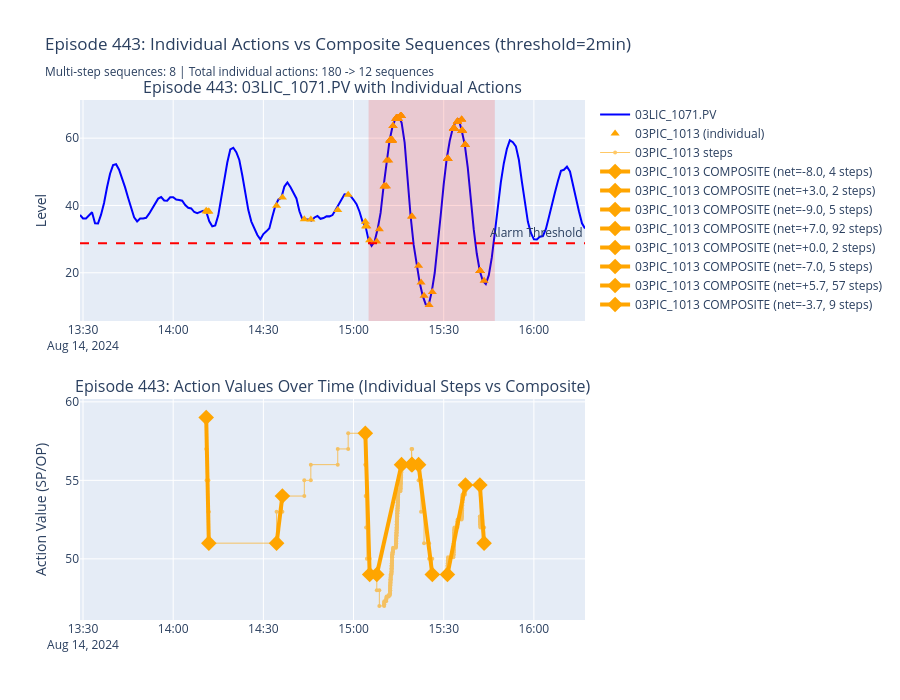
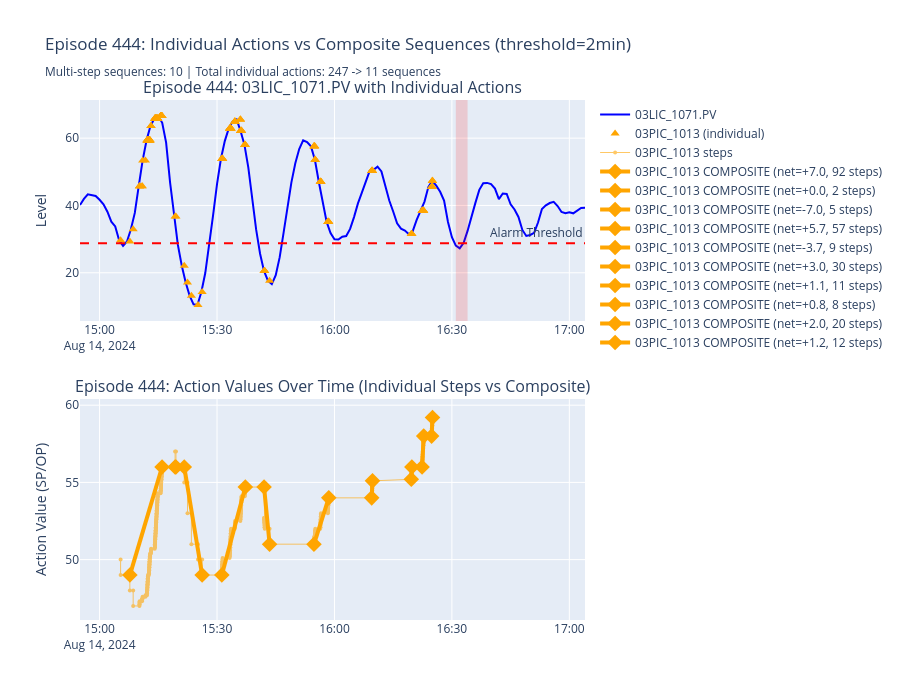
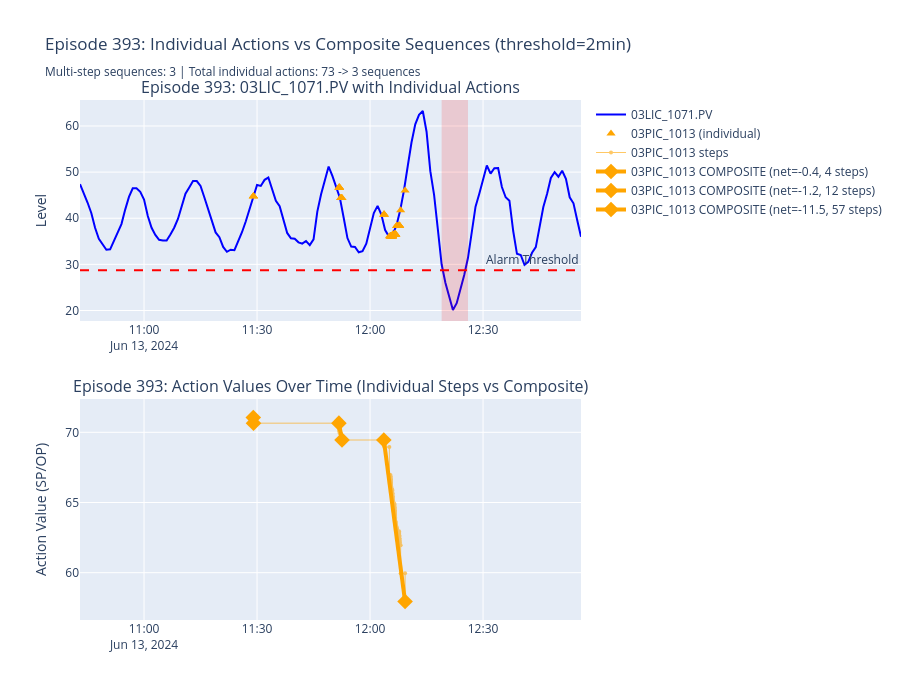
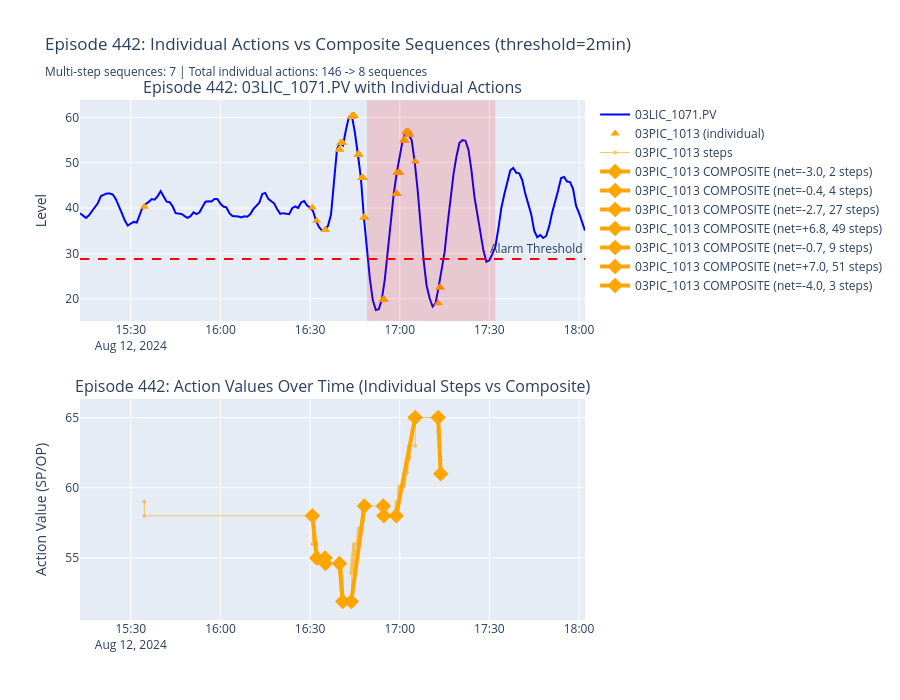

The notebook cell saved with these charts, in order:
### Code cell
# Visualize a few example episodes: Individual actions vs merged composite actions
# Pick up to 5 episodes with multi-step sequences from different tags

# Select episodes with diverse multi-step sequences
example_episodes = (
    multi_step_seqs_sorted
    .drop_duplicates(subset=['episode_id'])
    .head(5)['episode_id']
    .tolist()
)

for ep_id in example_episodes:
    ep_data = episodes_operated_tags_df[episodes_operated_tags_df['EpisodeID'] == ep_id].iloc[0]
    alarm_start = ep_data['AlarmStart']
    alarm_end = ep_data['AlarmEnd']
    deviation_start = get_deviation_start_for_episode(ep_id, alarm_start, alarm_end)
    
    # Get individual actions for this episode
    ep_individual = all_actions_df[all_actions_df['episode_id'] == ep_id].sort_values('timestamp')
    ep_sequences = sequences_df[sequences_df['episode_id'] == ep_id]
    ep_multi = ep_sequences[ep_sequences['num_steps'] > 1]
    
    # PV window
    pv_start = deviation_start - pd.Timedelta(minutes=10)
    pv_end = alarm_end + pd.Timedelta(minutes=30)
    pv_window = pv_op_data_df.loc[pv_start:pv_end, '03LIC_1071.PV']
    
    fig = make_subplots(
        rows=2, cols=1,
        subplot_titles=[
            f'Episode {ep_id}: 03LIC_1071.PV with Individual Actions',
            f'Episode {ep_id}: Action Values Over Time (Individual Steps vs Composite)'
        ],
        vertical_spacing=0.15,
        row_heights=[0.5, 0.5]
    )
    
    # Row 1: PV trend with individual action markers
    fig.add_trace(
        go.Scatter(x=pv_window.index, y=pv_window.values, mode='lines', name='03LIC_1071.PV', 
                   line=dict(color='blue')),
        row=1, col=1
    )
    fig.add_hline(y=28.75, line_dash="dash", line_color="red", annotation_text="Alarm Threshold", row=1, col=1)
    fig.add_vrect(x0=alarm_start, x1=alarm_end, fillcolor="red", opacity=0.15, line_width=0, row=1, col=1)
    
    # Mark individual actions on PV
    for source, color in colors.items():
        source_acts = ep_individual[ep_individual['source'] == source]
        if len(source_acts) == 0:
            continue
        act_pv_vals = [get_pv_at_timestamp(t, '03LIC_1071.PV') for t in source_acts['timestamp']]
        fig.add_trace(
            go.Scatter(x=source_acts['timestamp'], y=act_pv_vals, mode='markers',
                       name=f'{source} (individual)', marker=dict(symbol='triangle-up', size=8, color=color),
                       text=[f"Mag: {m:+.2f}" for m in source_acts['magnitude']],
                       hovertemplate='%{text}<br>Time: %{x}'),
            row=1, col=1
        )
    
    # Row 2: Show action values as step chart for each tag
    for source, color in colors.items():
        source_acts = ep_individual[ep_individual['source'] == source].sort_values('timestamp')
        if len(source_acts) == 0:
            continue
        
        # Plot individual steps (prev_value -> value at each timestamp)
        times = []
        values = []
        for _, act in source_acts.iterrows():
            times.extend([act['timestamp'], act['timestamp']])
            values.extend([act['prev_value'], act['value']])
        
        fig.add_trace(
            go.Scatter(x=times, y=values, mode='lines+markers', name=f'{source} steps',
                       line=dict(color=color, width=1), marker=dict(size=4, color=color),
                       opacity=0.6),
            row=2, col=1
        )
        
        # Overlay composite sequence as thick horizontal bars
        source_seqs = ep_sequences[ep_sequences['source'] == source]
        for _, seq in source_seqs.iterrows():
            if seq['num_steps'] > 1:
                # Draw the composite action as a thick arrow/bar
                fig.add_trace(
                    go.Scatter(
                        x=[seq['sequence_start'], seq['sequence_end']],
                        y=[seq['initial_value'], seq['final_value']],
                        mode='lines+markers',
                        line=dict(color=color, width=4, dash='solid'),
                        marker=dict(size=12, symbol='diamond', color=color),
                        name=f'{source} COMPOSITE (net={seq["net_magnitude"]:+.1f}, {seq["num_steps"]} steps)',
                        hovertemplate=f'Net: {seq["net_magnitude"]:+.1f}<br>'
                                      f'Steps: {seq["num_steps"]}<br>'
                                      f'Duration: {seq["duration_seconds"]:.0f}s'
                    ),
                    row=2, col=1
                )
    
    fig.update_xaxes(range=[pv_start, pv_end], row=1, col=1)
    fig.update_xaxes(range=[pv_start, pv_end], row=2, col=1)
    fig.update_yaxes(title_text="Level", row=1, col=1)
    fig.update_yaxes(title_text="Action Value (SP/OP)", row=2, col=1)
    
    fig.update_layout(
        height=700,
        title_text=f'Episode {ep_id}: Individual Actions vs Composite Sequences '
                   f'(threshold={working_threshold}min)<br>'
                   f'<sub>Multi-step sequences: {len(ep_multi)} | '
                   f'Total individual actions: {len(ep_individual)} -> '
                   f'{len(ep_sequences)} sequences</sub>'
    )
    fig.show()

### Figure 1 — Plotly figure (JSON) as saved in the notebook; plotly's stock layout.template omitted (floating-point values rounded to 4 significant figures; data arrays with more than 128 entries replaced by an {"elided": "..."} marker saying what was removed)
{"data": [{"line": {"color": "blue"}, "mode": "lines", "name": "03LIC_1071.PV", "type": "scatter", "x": {"elided": "169 str values"}, "xaxis": "x", "y": {"elided": "169 float values"}, "yaxis": "y"}, {"hovertemplate": "%{text}<br>Time: %{x}", "marker": {"color": "orange", "size": 8, "symbol": "triangle-up"}, "mode": "markers", "name": "03PIC_1013 (individual)", "text": {"elided": "180 str values"}, "type": "scatter", "x": {"elided": "180 str values"}, "xaxis": "x", "y": {"elided": "180 float values"}, "yaxis": "y"}, {"line": {"color": "orange", "width": 1}, "marker": {"color": "orange", "size": 4}, "mode": "lines+markers", "name": "03PIC_1013 steps", "opacity": 0.6, "type": "scatter", "x": {"elided": "360 str values"}, "xaxis": "x2", "y": {"elided": "360 float values"}, "yaxis": "y2"}, {"hovertemplate": "Net: -8.0<br>Steps: 4<br>Duration: 53s", "line": {"color": "orange", "dash": "solid", "width": 4}, "marker": {"color": "orange", "size": 12, "symbol": "diamond"}, "mode": "lines+markers", "name": "03PIC_1013 COMPOSITE (net=-8.0, 4 steps)", "type": "scatter", "x": ["2024-08-14T14:10:59.078700", "2024-08-14T14:11:51.648300"], "xaxis": "x2", "y": [59, 51], "yaxis": "y2"}, {"hovertemplate": "Net: +3.0<br>Steps: 2<br>Duration: 116s", "line": {"color": "orange", "dash": "solid", "width": 4}, "marker": {"color": "orange", "size": 12, "symbol": "diamond"}, "mode": "lines+markers", "name": "03PIC_1013 COMPOSITE (net=+3.0, 2 steps)", "type": "scatter", "x": ["2024-08-14T14:34:23.855500", "2024-08-14T14:36:19.854600"], "xaxis": "x2", "y": [51, 54], "yaxis": "y2"}, {"hovertemplate": "Net: -9.0<br>Steps: 5<br>Duration: 87s", "line": {"color": "orange", "dash": "solid", "width": 4}, "marker": {"color": "orange", "size": 12, "symbol": "diamond"}, "mode": "lines+markers", "name": "03PIC_1013 COMPOSITE (net=-9.0, 5 steps)", "type": "scatter", "x": ["2024-08-14T15:03:55.255800", "2024-08-14T15:05:22.253400"], "xaxis": "x2", "y": [58, 49], "yaxis": "y2"}, {"hovertemplate": "Net: +7.0<br>Steps: 92<br>Duration: 494s", "line": {"color": "orange", "dash": "solid", "width": 4}, "marker": {"color": "orange", "size": 12, "symbol": "diamond"}, "mode": "lines+markers", "name": "03PIC_1013 COMPOSITE (net=+7.0, 92 steps)", "type": "scatter", "x": ["2024-08-14T15:07:44.153000", "2024-08-14T15:15:57.686900"], "xaxis": "x2", "y": [49, 56.0], "yaxis": "y2"}, {"hovertemplate": "Net: +0.0<br>Steps: 2<br>Duration: 13s", "line": {"color": "orange", "dash": "solid", "width": 4}, "marker": {"color": "orange", "size": 12, "symbol": "diamond"}, "mode": "lines+markers", "name": "03PIC_1013 COMPOSITE (net=+0.0, 2 steps)", "type": "scatter", "x": ["2024-08-14T15:19:17.253300", "2024-08-14T15:19:30.725200"], "xaxis": "x2", "y": [56.0, 56], "yaxis": "y2"}, {"hovertemplate": "Net: -7.0<br>Steps: 5<br>Duration: 274s", "line": {"color": "orange", "dash": "solid", "width": 4}, "marker": {"color": "orange", "size": 12, "symbol": "diamond"}, "mode": "lines+markers", "name": "03PIC_1013 COMPOSITE (net=-7.0, 5 steps)", "type": "scatter", "x": ["2024-08-14T15:21:38.005200", "2024-08-14T15:26:12.155100"], "xaxis": "x2", "y": [56, 49], "yaxis": "y2"}, {"hovertemplate": "Net: +5.7<br>Steps: 57<br>Duration: 360s", "line": {"color": "orange", "dash": "solid", "width": 4}, "marker": {"color": "orange", "size": 12, "symbol": "diamond"}, "mode": "lines+markers", "name": "03PIC_1013 COMPOSITE (net=+5.7, 57 steps)", "type": "scatter", "x": ["2024-08-14T15:31:13.835000", "2024-08-14T15:37:13.935100"], "xaxis": "x2", "y": [49, 54.7], "yaxis": "y2"}, {"hovertemplate": "Net: -3.7<br>Steps: 9<br>Duration: 85s", "line": {"color": "orange", "dash": "solid", "width": 4}, "marker": {"color": "orange", "size": 12, "symbol": "diamond"}, "mode": "lines+markers", "name": "03PIC_1013 COMPOSITE (net=-3.7, 9 steps)", "type": "scatter", "x": ["2024-08-14T15:42:01.355700", "2024-08-14T15:43:26.003100"], "xaxis": "x2", "y": [54.7, 51], "yaxis": "y2"}], "layout": {"annotations": [{"font": {"size": 16}, "showarrow": false, "text": "Episode 443: 03LIC_1071.PV with Individual Actions", "x": 0.5, "xanchor": "center", "xref": "paper", "y": 1, "yanchor": "bottom", "yref": "paper"}, {"font": {"size": 16}, "showarrow": false, "text": "Episode 443: Action Values Over Time (Individual Steps vs Composite)", "x": 0.5, "xanchor": "center", "xref": "paper", "y": 0.425, "yanchor": "bottom", "yref": "paper"}, {"showarrow": false, "text": "Alarm Threshold", "x": 1, "xanchor": "right", "xref": "x domain", "y": 28.75, "yanchor": "bottom", "yref": "y"}], "height": 700, "shapes": [{"line": {"color": "red", "dash": "dash"}, "type": "line", "x0": 0, "x1": 1, "xref": "x domain", "y0": 28.75, "y1": 28.75, "yref": "y"}, {"fillcolor": "red", "line": {"width": 0}, "opacity": 0.15, "type": "rect", "x0": "2024-08-14T15:05:00", "x1": "2024-08-14T15:47:00", "xref": "x", "y0": 0, "y1": 1, "yref": "y domain"}], "title": {"text": "Episode 443: Individual Actions vs Composite Sequences (threshold=2min)<br><sub>Multi-step sequences: 8 | Total individual actions: 180 -> 12 sequences</sub>"}, "xaxis": {"anchor": "y", "domain": [0, 1], "range": ["2024-08-14T13:29:00", "2024-08-14T16:17:00"]}, "xaxis2": {"anchor": "y2", "domain": [0, 1], "range": ["2024-08-14T13:29:00", "2024-08-14T16:17:00"]}, "yaxis": {"anchor": "x", "domain": [0.575, 1], "title": {"text": "Level"}}, "yaxis2": {"anchor": "x2", "domain": [0, 0.425], "title": {"text": "Action Value (SP/OP)"}}}}

### Figure 2 — Plotly figure (JSON) as saved in the notebook; plotly's stock layout.template omitted (floating-point values rounded to 4 significant figures; data arrays with more than 128 entries replaced by an {"elided": "..."} marker saying what was removed)
{"data": [{"line": {"color": "blue"}, "mode": "lines", "name": "03LIC_1071.PV", "type": "scatter", "x": {"elided": "130 str values"}, "xaxis": "x", "y": {"elided": "130 float values"}, "yaxis": "y"}, {"hovertemplate": "%{text}<br>Time: %{x}", "marker": {"color": "orange", "size": 8, "symbol": "triangle-up"}, "mode": "markers", "name": "03PIC_1013 (individual)", "text": {"elided": "247 str values"}, "type": "scatter", "x": {"elided": "247 str values"}, "xaxis": "x", "y": {"elided": "247 float values"}, "yaxis": "y"}, {"line": {"color": "orange", "width": 1}, "marker": {"color": "orange", "size": 4}, "mode": "lines+markers", "name": "03PIC_1013 steps", "opacity": 0.6, "type": "scatter", "x": {"elided": "494 str values"}, "xaxis": "x2", "y": {"elided": "494 float values"}, "yaxis": "y2"}, {"hovertemplate": "Net: +7.0<br>Steps: 92<br>Duration: 494s", "line": {"color": "orange", "dash": "solid", "width": 4}, "marker": {"color": "orange", "size": 12, "symbol": "diamond"}, "mode": "lines+markers", "name": "03PIC_1013 COMPOSITE (net=+7.0, 92 steps)", "type": "scatter", "x": ["2024-08-14T15:07:44.153000", "2024-08-14T15:15:57.686900"], "xaxis": "x2", "y": [49, 56.0], "yaxis": "y2"}, {"hovertemplate": "Net: +0.0<br>Steps: 2<br>Duration: 13s", "line": {"color": "orange", "dash": "solid", "width": 4}, "marker": {"color": "orange", "size": 12, "symbol": "diamond"}, "mode": "lines+markers", "name": "03PIC_1013 COMPOSITE (net=+0.0, 2 steps)", "type": "scatter", "x": ["2024-08-14T15:19:17.253300", "2024-08-14T15:19:30.725200"], "xaxis": "x2", "y": [56.0, 56], "yaxis": "y2"}, {"hovertemplate": "Net: -7.0<br>Steps: 5<br>Duration: 274s", "line": {"color": "orange", "dash": "solid", "width": 4}, "marker": {"color": "orange", "size": 12, "symbol": "diamond"}, "mode": "lines+markers", "name": "03PIC_1013 COMPOSITE (net=-7.0, 5 steps)", "type": "scatter", "x": ["2024-08-14T15:21:38.005200", "2024-08-14T15:26:12.155100"], "xaxis": "x2", "y": [56, 49], "yaxis": "y2"}, {"hovertemplate": "Net: +5.7<br>Steps: 57<br>Duration: 360s", "line": {"color": "orange", "dash": "solid", "width": 4}, "marker": {"color": "orange", "size": 12, "symbol": "diamond"}, "mode": "lines+markers", "name": "03PIC_1013 COMPOSITE (net=+5.7, 57 steps)", "type": "scatter", "x": ["2024-08-14T15:31:13.835000", "2024-08-14T15:37:13.935100"], "xaxis": "x2", "y": [49, 54.7], "yaxis": "y2"}, {"hovertemplate": "Net: -3.7<br>Steps: 9<br>Duration: 85s", "line": {"color": "orange", "dash": "solid", "width": 4}, "marker": {"color": "orange", "size": 12, "symbol": "diamond"}, "mode": "lines+markers", "name": "03PIC_1013 COMPOSITE (net=-3.7, 9 steps)", "type": "scatter", "x": ["2024-08-14T15:42:01.355700", "2024-08-14T15:43:26.003100"], "xaxis": "x2", "y": [54.7, 51], "yaxis": "y2"}, {"hovertemplate": "Net: +3.0<br>Steps: 30<br>Duration: 227s", "line": {"color": "orange", "dash": "solid", "width": 4}, "marker": {"color": "orange", "size": 12, "symbol": "diamond"}, "mode": "lines+markers", "name": "03PIC_1013 COMPOSITE (net=+3.0, 30 steps)", "type": "scatter", "x": ["2024-08-14T15:54:46.005600", "2024-08-14T15:58:32.957400"], "xaxis": "x2", "y": [51, 54], "yaxis": "y2"}, {"hovertemplate": "Net: +1.1<br>Steps: 11<br>Duration: 12s", "line": {"color": "orange", "dash": "solid", "width": 4}, "marker": {"color": "orange", "size": 12, "symbol": "diamond"}, "mode": "lines+markers", "name": "03PIC_1013 COMPOSITE (net=+1.1, 11 steps)", "type": "scatter", "x": ["2024-08-14T16:09:30.613300", "2024-08-14T16:09:42.932700"], "xaxis": "x2", "y": [54, 55.1], "yaxis": "y2"}, {"hovertemplate": "Net: +0.8<br>Steps: 8<br>Duration: 9s", "line": {"color": "orange", "dash": "solid", "width": 4}, "marker": {"color": "orange", "size": 12, "symbol": "diamond"}, "mode": "lines+markers", "name": "03PIC_1013 COMPOSITE (net=+0.8, 8 steps)", "type": "scatter", "x": ["2024-08-14T16:19:37.594500", "2024-08-14T16:19:46.190700"], "xaxis": "x2", "y": [55.2, 56.0], "yaxis": "y2"}, {"hovertemplate": "Net: +2.0<br>Steps: 20<br>Duration: 25s", "line": {"color": "orange", "dash": "solid", "width": 4}, "marker": {"color": "orange", "size": 12, "symbol": "diamond"}, "mode": "lines+markers", "name": "03PIC_1013 COMPOSITE (net=+2.0, 20 steps)", "type": "scatter", "x": ["2024-08-14T16:22:22.855500", "2024-08-14T16:22:48.090000"], "xaxis": "x2", "y": [56.0, 58.0], "yaxis": "y2"}, {"hovertemplate": "Net: +1.2<br>Steps: 12<br>Duration: 14s", "line": {"color": "orange", "dash": "solid", "width": 4}, "marker": {"color": "orange", "size": 12, "symbol": "diamond"}, "mode": "lines+markers", "name": "03PIC_1013 COMPOSITE (net=+1.2, 12 steps)", "type": "scatter", "x": ["2024-08-14T16:24:49.064800", "2024-08-14T16:25:02.627100"], "xaxis": "x2", "y": [58.0, 59.2], "yaxis": "y2"}], "layout": {"annotations": [{"font": {"size": 16}, "showarrow": false, "text": "Episode 444: 03LIC_1071.PV with Individual Actions", "x": 0.5, "xanchor": "center", "xref": "paper", "y": 1, "yanchor": "bottom", "yref": "paper"}, {"font": {"size": 16}, "showarrow": false, "text": "Episode 444: Action Values Over Time (Individual Steps vs Composite)", "x": 0.5, "xanchor": "center", "xref": "paper", "y": 0.425, "yanchor": "bottom", "yref": "paper"}, {"showarrow": false, "text": "Alarm Threshold", "x": 1, "xanchor": "right", "xref": "x domain", "y": 28.75, "yanchor": "bottom", "yref": "y"}], "height": 700, "shapes": [{"line": {"color": "red", "dash": "dash"}, "type": "line", "x0": 0, "x1": 1, "xref": "x domain", "y0": 28.75, "y1": 28.75, "yref": "y"}, {"fillcolor": "red", "line": {"width": 0}, "opacity": 0.15, "type": "rect", "x0": "2024-08-14T16:31:00", "x1": "2024-08-14T16:34:00", "xref": "x", "y0": 0, "y1": 1, "yref": "y domain"}], "title": {"text": "Episode 444: Individual Actions vs Composite Sequences (threshold=2min)<br><sub>Multi-step sequences: 10 | Total individual actions: 247 -> 11 sequences</sub>"}, "xaxis": {"anchor": "y", "domain": [0, 1], "range": ["2024-08-14T14:55:00", "2024-08-14T17:04:00"]}, "xaxis2": {"anchor": "y2", "domain": [0, 1], "range": ["2024-08-14T14:55:00", "2024-08-14T17:04:00"]}, "yaxis": {"anchor": "x", "domain": [0.575, 1], "title": {"text": "Level"}}, "yaxis2": {"anchor": "x2", "domain": [0, 0.425], "title": {"text": "Action Value (SP/OP)"}}}}

### Figure 3 — Plotly figure (JSON) as saved in the notebook; plotly's stock layout.template omitted (floating-point values rounded to 4 significant figures; data arrays with more than 128 entries replaced by an {"elided": "..."} marker saying what was removed)
{"data": [{"line": {"color": "blue"}, "mode": "lines", "name": "03LIC_1071.PV", "type": "scatter", "x": {"elided": "134 str values"}, "xaxis": "x", "y": {"elided": "134 float values"}, "yaxis": "y"}, {"hovertemplate": "%{text}<br>Time: %{x}", "marker": {"color": "orange", "size": 8, "symbol": "triangle-up"}, "mode": "markers", "name": "03PIC_1013 (individual)", "text": ["Mag: -0.10", "Mag: -0.10", "Mag: -0.10", "Mag: -0.10", "Mag: -0.10", "Mag: -0.10", "Mag: -0.10", "Mag: -0.10", "Mag: -0.10", "Mag: -0.10", "Mag: -0.10", "Mag: -0.10", "Mag: -0.10", "Mag: -0.10", "Mag: -0.10", "Mag: -0.10", "Mag: -0.10", "Mag: -0.10", "Mag: -0.10", "Mag: -0.10", "Mag: -0.10", "Mag: -2.00", "Mag: -0.10", "Mag: -0.10", "Mag: -0.10", "Mag: -0.10", "Mag: -0.10", "Mag: -0.10", "Mag: -0.10", "Mag: -0.10", "Mag: -0.10", "Mag: -0.10", "Mag: -0.10", "Mag: -0.10", "Mag: -0.10", "Mag: -0.10", "Mag: -0.10", "Mag: -0.10", "Mag: -0.10", "Mag: -0.10", "Mag: -0.10", "Mag: -0.10", "Mag: -0.10", "Mag: -0.10", "Mag: -0.10", "Mag: -0.10", "Mag: -0.10", "Mag: -0.10", "Mag: -0.10", "Mag: -0.10", "Mag: -0.10", "Mag: -0.10", "Mag: -0.10", "Mag: -0.10", "Mag: -0.10", "Mag: -0.10", "Mag: -0.10", "Mag: -0.10", "Mag: -0.10", "Mag: -0.10", "Mag: -0.10", "Mag: -0.10", "Mag: -0.10", "Mag: -0.10", "Mag: -0.10", "Mag: -0.10", "Mag: -0.10", "Mag: -0.10", "Mag: -0.10", "Mag: -0.10", "Mag: -0.10", "Mag: -2.00", "Mag: -2.00"], "type": "scatter", "x": ["2024-06-13T11:29:00.176100000", "2024-06-13T11:29:01.205800000", "2024-06-13T11:29:02.436700000", "2024-06-13T11:29:03.555900000", "2024-06-13T11:51:43.859100000", "2024-06-13T11:51:45.224100000", "2024-06-13T11:51:48.757100000", "2024-06-13T11:51:50.238300000", "2024-06-13T11:51:51.656700000", "2024-06-13T11:51:52.955500000", "2024-06-13T11:51:54.487800000", "2024-06-13T11:52:11.355500000", "2024-06-13T11:52:12.755700000", "2024-06-13T11:52:27.122300000", "2024-06-13T11:52:29.509300000", "2024-06-13T11:52:33.511700000", "2024-06-13T12:03:39.355600000", "2024-06-13T12:03:40.559500000", "2024-06-13T12:03:43.255600000", "2024-06-13T12:03:44.508100000", "2024-06-13T12:03:47.164600000", "2024-06-13T12:05:07.405500000", "2024-06-13T12:05:24.507600000", "2024-06-13T12:05:25.765600000", "2024-06-13T12:05:27.305800000", "2024-06-13T12:05:28.561900000", "2024-06-13T12:05:29.786500000", "2024-06-13T12:05:31.011000000", "2024-06-13T12:05:32.164700000", "2024-06-13T12:05:33.406100000", "2024-06-13T12:05:36.167900000", "2024-06-13T12:05:37.456300000", "2024-06-13T12:05:51.811300000", "2024-06-13T12:05:53.012200000", "2024-06-13T12:05:54.306100000", "2024-06-13T12:05:55.413200000", "2024-06-13T12:05:56.755600000", "2024-06-13T12:05:58.164900000", "2024-06-13T12:05:59.255500000", "2024-06-13T12:06:00.668700000", "2024-06-13T12:06:02.119500000", "2024-06-13T12:06:03.311600000", "2024-06-13T12:06:25.607600000", "2024-06-13T12:06:27.010700000", "2024-06-13T12:06:28.267900000", "2024-06-13T12:06:29.355600000", "2024-06-13T12:06:30.405500000", "2024-06-13T12:06:31.608000000", "2024-06-13T12:06:32.755500000", "2024-06-13T12:06:34.080500000", "2024-06-13T12:06:35.392500000", "2024-06-13T12:06:36.510400000", "2024-06-13T12:06:37.756200000", "2024-06-13T12:06:38.855600000", "2024-06-13T12:06:39.811700000", "2024-06-13T12:06:46.607700000", "2024-06-13T12:06:47.856200000", "2024-06-13T12:06:49.115300000", "2024-06-13T12:06:50.390100000", "2024-06-13T12:07:04.557400000", "2024-06-13T12:07:05.755600000", "2024-06-13T12:07:06.813300000", "2024-06-13T12:07:42.010500000", "2024-06-13T12:07:43.155600000", "2024-06-13T12:07:44.277500000", "2024-06-13T12:07:45.305600000", "2024-06-13T12:07:46.355500000", "2024-06-13T12:07:47.608100000", "2024-06-13T12:07:49.204900000", "2024-06-13T12:07:50.455600000", "2024-06-13T12:07:51.656200000", "2024-06-13T12:08:07.405600000", "2024-06-13T12:09:17.905700000"], "xaxis": "x", "y": [44.77, 44.77, 44.77, 44.77, 46.66, 46.66, 46.66, 46.66, 46.66, 46.66, 46.66, 44.38, 44.38, 44.38, 44.38, 44.38, 40.8, 40.8, 40.8, 40.8, 40.8, 36.08, 36.08, 36.08, 36.08, 36.08, 36.08, 36.08, 36.08, 36.08, 36.08, 36.08, 36.08, 36.08, 36.08, 36.08, 36.08, 36.08, 36.08, 36.5, 36.5, 36.5, 36.5, 36.5, 36.5, 36.5, 36.5, 36.5, 36.5, 36.5, 36.5, 36.5, 36.5, 36.5, 36.5, 36.5, 36.5, 36.5, 36.5, 38.39, 38.39, 38.39, 38.39, 38.39, 38.39, 38.39, 38.39, 38.39, 38.39, 38.39, 38.39, 41.71, 46.03], "yaxis": "y"}, {"line": {"color": "orange", "width": 1}, "marker": {"color": "orange", "size": 4}, "mode": "lines+markers", "name": "03PIC_1013 steps", "opacity": 0.6, "type": "scatter", "x": {"elided": "146 str values"}, "xaxis": "x2", "y": {"elided": "146 float values"}, "yaxis": "y2"}, {"hovertemplate": "Net: -0.4<br>Steps: 4<br>Duration: 3s", "line": {"color": "orange", "dash": "solid", "width": 4}, "marker": {"color": "orange", "size": 12, "symbol": "diamond"}, "mode": "lines+markers", "name": "03PIC_1013 COMPOSITE (net=-0.4, 4 steps)", "type": "scatter", "x": ["2024-06-13T11:29:00.176100", "2024-06-13T11:29:03.555900"], "xaxis": "x2", "y": [71.05, 70.65], "yaxis": "y2"}, {"hovertemplate": "Net: -1.2<br>Steps: 12<br>Duration: 50s", "line": {"color": "orange", "dash": "solid", "width": 4}, "marker": {"color": "orange", "size": 12, "symbol": "diamond"}, "mode": "lines+markers", "name": "03PIC_1013 COMPOSITE (net=-1.2, 12 steps)", "type": "scatter", "x": ["2024-06-13T11:51:43.859100", "2024-06-13T11:52:33.511700"], "xaxis": "x2", "y": [70.65, 69.45], "yaxis": "y2"}, {"hovertemplate": "Net: -11.5<br>Steps: 57<br>Duration: 339s", "line": {"color": "orange", "dash": "solid", "width": 4}, "marker": {"color": "orange", "size": 12, "symbol": "diamond"}, "mode": "lines+markers", "name": "03PIC_1013 COMPOSITE (net=-11.5, 57 steps)", "type": "scatter", "x": ["2024-06-13T12:03:39.355600", "2024-06-13T12:09:17.905700"], "xaxis": "x2", "y": [69.45, 57.95], "yaxis": "y2"}], "layout": {"annotations": [{"font": {"size": 16}, "showarrow": false, "text": "Episode 393: 03LIC_1071.PV with Individual Actions", "x": 0.5, "xanchor": "center", "xref": "paper", "y": 1, "yanchor": "bottom", "yref": "paper"}, {"font": {"size": 16}, "showarrow": false, "text": "Episode 393: Action Values Over Time (Individual Steps vs Composite)", "x": 0.5, "xanchor": "center", "xref": "paper", "y": 0.425, "yanchor": "bottom", "yref": "paper"}, {"showarrow": false, "text": "Alarm Threshold", "x": 1, "xanchor": "right", "xref": "x domain", "y": 28.75, "yanchor": "bottom", "yref": "y"}], "height": 700, "shapes": [{"line": {"color": "red", "dash": "dash"}, "type": "line", "x0": 0, "x1": 1, "xref": "x domain", "y0": 28.75, "y1": 28.75, "yref": "y"}, {"fillcolor": "red", "line": {"width": 0}, "opacity": 0.15, "type": "rect", "x0": "2024-06-13T12:19:00", "x1": "2024-06-13T12:26:00", "xref": "x", "y0": 0, "y1": 1, "yref": "y domain"}], "title": {"text": "Episode 393: Individual Actions vs Composite Sequences (threshold=2min)<br><sub>Multi-step sequences: 3 | Total individual actions: 73 -> 3 sequences</sub>"}, "xaxis": {"anchor": "y", "domain": [0, 1], "range": ["2024-06-13T10:43:00", "2024-06-13T12:56:00"]}, "xaxis2": {"anchor": "y2", "domain": [0, 1], "range": ["2024-06-13T10:43:00", "2024-06-13T12:56:00"]}, "yaxis": {"anchor": "x", "domain": [0.575, 1], "title": {"text": "Level"}}, "yaxis2": {"anchor": "x2", "domain": [0, 0.425], "title": {"text": "Action Value (SP/OP)"}}}}

### Figure 4 — Plotly figure (JSON) as saved in the notebook; plotly's stock layout.template omitted (floating-point values rounded to 4 significant figures; data arrays with more than 128 entries replaced by an {"elided": "..."} marker saying what was removed)
{"data": [{"line": {"color": "blue"}, "mode": "lines", "name": "03LIC_1071.PV", "type": "scatter", "x": {"elided": "170 str values"}, "xaxis": "x", "y": {"elided": "170 float values"}, "yaxis": "y"}, {"hovertemplate": "%{text}<br>Time: %{x}", "marker": {"color": "orange", "size": 8, "symbol": "triangle-up"}, "mode": "markers", "name": "03PIC_1013 (individual)", "text": {"elided": "146 str values"}, "type": "scatter", "x": {"elided": "146 str values"}, "xaxis": "x", "y": {"elided": "146 float values"}, "yaxis": "y"}, {"line": {"color": "orange", "width": 1}, "marker": {"color": "orange", "size": 4}, "mode": "lines+markers", "name": "03PIC_1013 steps", "opacity": 0.6, "type": "scatter", "x": {"elided": "292 str values"}, "xaxis": "x2", "y": {"elided": "292 float values"}, "yaxis": "y2"}, {"hovertemplate": "Net: -3.0<br>Steps: 2<br>Duration: 88s", "line": {"color": "orange", "dash": "solid", "width": 4}, "marker": {"color": "orange", "size": 12, "symbol": "diamond"}, "mode": "lines+markers", "name": "03PIC_1013 COMPOSITE (net=-3.0, 2 steps)", "type": "scatter", "x": ["2024-08-12T16:30:45.705600", "2024-08-12T16:32:13.253400"], "xaxis": "x2", "y": [58, 55], "yaxis": "y2"}, {"hovertemplate": "Net: -0.4<br>Steps: 4<br>Duration: 6s", "line": {"color": "orange", "dash": "solid", "width": 4}, "marker": {"color": "orange", "size": 12, "symbol": "diamond"}, "mode": "lines+markers", "name": "03PIC_1013 COMPOSITE (net=-0.4, 4 steps)", "type": "scatter", "x": ["2024-08-12T16:35:01.232900", "2024-08-12T16:35:06.855600"], "xaxis": "x2", "y": [55, 54.6], "yaxis": "y2"}, {"hovertemplate": "Net: -2.7<br>Steps: 27<br>Duration: 67s", "line": {"color": "orange", "dash": "solid", "width": 4}, "marker": {"color": "orange", "size": 12, "symbol": "diamond"}, "mode": "lines+markers", "name": "03PIC_1013 COMPOSITE (net=-2.7, 27 steps)", "type": "scatter", "x": ["2024-08-12T16:39:48.657400", "2024-08-12T16:40:55.655500"], "xaxis": "x2", "y": [54.6, 51.9], "yaxis": "y2"}, {"hovertemplate": "Net: +6.8<br>Steps: 49<br>Duration: 262s", "line": {"color": "orange", "dash": "solid", "width": 4}, "marker": {"color": "orange", "size": 12, "symbol": "diamond"}, "mode": "lines+markers", "name": "03PIC_1013 COMPOSITE (net=+6.8, 49 steps)", "type": "scatter", "x": ["2024-08-12T16:43:47.555600", "2024-08-12T16:48:09.838700"], "xaxis": "x2", "y": [51.9, 58.7], "yaxis": "y2"}, {"hovertemplate": "Net: -0.7<br>Steps: 9<br>Duration: 11s", "line": {"color": "orange", "dash": "solid", "width": 4}, "marker": {"color": "orange", "size": 12, "symbol": "diamond"}, "mode": "lines+markers", "name": "03PIC_1013 COMPOSITE (net=-0.7, 9 steps)", "type": "scatter", "x": ["2024-08-12T16:54:29.755700", "2024-08-12T16:54:40.905900"], "xaxis": "x2", "y": [58.7, 58], "yaxis": "y2"}, {"hovertemplate": "Net: +7.0<br>Steps: 51<br>Duration: 380s", "line": {"color": "orange", "dash": "solid", "width": 4}, "marker": {"color": "orange", "size": 12, "symbol": "diamond"}, "mode": "lines+markers", "name": "03PIC_1013 COMPOSITE (net=+7.0, 51 steps)", "type": "scatter", "x": ["2024-08-12T16:58:49.705600", "2024-08-12T17:05:09.205800"], "xaxis": "x2", "y": [58, 65.0], "yaxis": "y2"}, {"hovertemplate": "Net: -4.0<br>Steps: 3<br>Duration: 51s", "line": {"color": "orange", "dash": "solid", "width": 4}, "marker": {"color": "orange", "size": 12, "symbol": "diamond"}, "mode": "lines+markers", "name": "03PIC_1013 COMPOSITE (net=-4.0, 3 steps)", "type": "scatter", "x": ["2024-08-12T17:12:52.003200", "2024-08-12T17:13:43.103000"], "xaxis": "x2", "y": [65.0, 61], "yaxis": "y2"}], "layout": {"annotations": [{"font": {"size": 16}, "showarrow": false, "text": "Episode 442: 03LIC_1071.PV with Individual Actions", "x": 0.5, "xanchor": "center", "xref": "paper", "y": 1, "yanchor": "bottom", "yref": "paper"}, {"font": {"size": 16}, "showarrow": false, "text": "Episode 442: Action Values Over Time (Individual Steps vs Composite)", "x": 0.5, "xanchor": "center", "xref": "paper", "y": 0.425, "yanchor": "bottom", "yref": "paper"}, {"showarrow": false, "text": "Alarm Threshold", "x": 1, "xanchor": "right", "xref": "x domain", "y": 28.75, "yanchor": "bottom", "yref": "y"}], "height": 700, "shapes": [{"line": {"color": "red", "dash": "dash"}, "type": "line", "x0": 0, "x1": 1, "xref": "x domain", "y0": 28.75, "y1": 28.75, "yref": "y"}, {"fillcolor": "red", "line": {"width": 0}, "opacity": 0.15, "type": "rect", "x0": "2024-08-12T16:49:00", "x1": "2024-08-12T17:32:00", "xref": "x", "y0": 0, "y1": 1, "yref": "y domain"}], "title": {"text": "Episode 442: Individual Actions vs Composite Sequences (threshold=2min)<br><sub>Multi-step sequences: 7 | Total individual actions: 146 -> 8 sequences</sub>"}, "xaxis": {"anchor": "y", "domain": [0, 1], "range": ["2024-08-12T15:13:00", "2024-08-12T18:02:00"]}, "xaxis2": {"anchor": "y2", "domain": [0, 1], "range": ["2024-08-12T15:13:00", "2024-08-12T18:02:00"]}, "yaxis": {"anchor": "x", "domain": [0.575, 1], "title": {"text": "Level"}}, "yaxis2": {"anchor": "x2", "domain": [0, 0.425], "title": {"text": "Action Value (SP/OP)"}}}}
